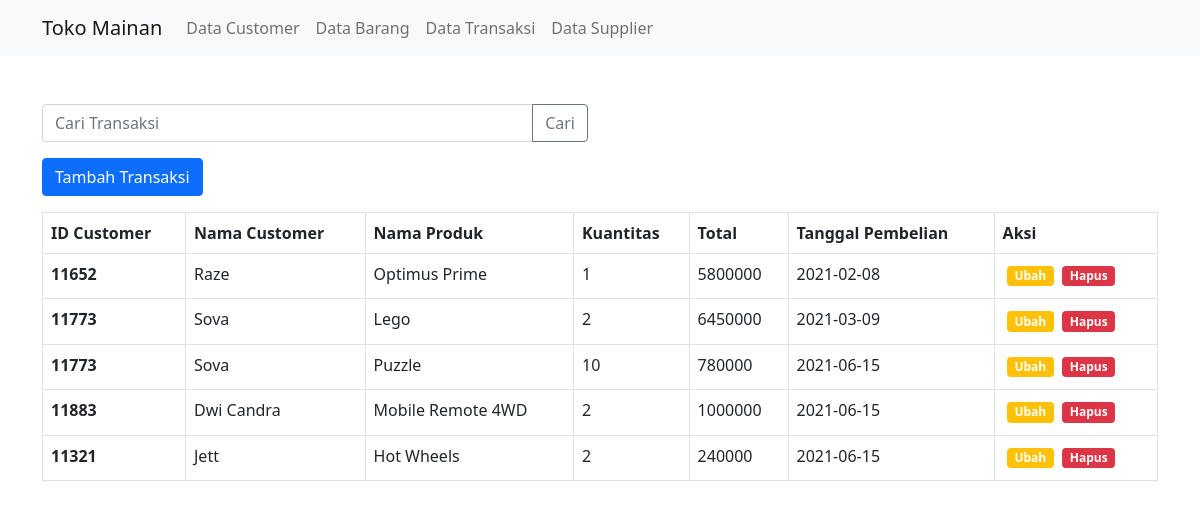
The page /public/Transaksi on the database its author committed.
### tables this page shows
CREATE TABLE `tbl_product` (
  `id` int(10) NOT NULL,
  `prod_name` varchar(50) NOT NULL,
  `supplier_id` int(10) NOT NULL,
  `unit_price` int(10) NOT NULL,
  `package` int(10) NOT NULL
);

CREATE TABLE `tbl_customer` (
  `id` int(10) NOT NULL,
  `name` varchar(20) NOT NULL,
  `city` varchar(20) NOT NULL,
  `country` varchar(20) NOT NULL,
  `phone` varchar(20) NOT NULL
);

CREATE TABLE `tbl_orderitem` (
  `id` int(10) NOT NULL,
  `ord_id` int(10) NOT NULL,
  `prod_id` int(10) NOT NULL,
  `quantity` int(10) NOT NULL
);

CREATE TABLE `tbl_order` (
  `id` int(20) NOT NULL,
  `ord_date` date NOT NULL,
  `cus_id` int(10) NOT NULL,
  `total_amount` int(10) NOT NULL
);

### app/core/Controller.php (called while the page is built, shortened)
<?php
class Controller{
    public function view($view,$data=[]){
        require_once '../app/views/'.$view.'.php';
    }
    public function model($model){
        return new $model;
    }
}

### app/controllers/Transaksi.php (called while the page is built, shortened)
<?php
class Transaksi extends Controller
{
    public function index()
    {
        $data['title'] = 'Transaksi';
        $data['produk'] = $this->model("ModelTransaksi")->getAllProduct();
        $data['cs'] = $this->model("ModelCustomer")->getAllCustomer();
        $data['transaksi'] = $this->model("ModelTransaksi")->getAllTransaksi();
        $this->view('transaksi/index', $data);
    }
}

### app/core/App.php (called while the page is built, shortened)
<?php
class App
{
    protected $method = 'index';
    protected $params = [];
    public function __construct()
    {
        $this->controller = new $this->controller;
        call_user_func_array([$this->controller, $this->method], $this->params);
    }
}

### public/index.php (called while the page is built, shortened)
<?php
$app = new App;

### app/core/Database.php (called while the page is built, shortened)
<?php
class Database
{
    private $host = DB_HOST;
    private $user = DB_USER;
    private $pass = DB_PASS;
    private $db_name = DB_NAME;
    private $dbh;
    private $stmt;
    public function __construct()
    {
        $dsn = "mysql:host=$this->host;dbname=$this->db_name";
        $option = [
            PDO::ATTR_PERSISTENT => true,
            PDO::ATTR_ERRMODE => PDO::ERRMODE_EXCEPTION
        ];
        try {
            $this->dbh = new PDO($dsn, $this->user, $this->pass,$option);
        } catch (PDOException $e) {
            die($e->getMessage());
        }
    }
    public function query($query){
        $this->stmt = $this->dbh->prepare($query);
    }
    public function execute(){
        $this->stmt->execute();
    }
    public function resultSet(){
        $this->execute();
        return $this->stmt->fetchAll(PDO::FETCH_ASSOC);
    }
}

### app/models/ModelTransaksi.php (called while the page is built, shortened)
<?php
class ModelTransaksi
{
    private $db;
    public function __construct()
    {
        $this->db = new Database;
    }
    public function getAllProduct()
    {
        $query = "SELECT * FROM tbl_product";
        $this->db->query($query);
        return $this->db->resultSet();
    }
    public function getAllTransaksi(){
        $query = "SELECT tbl_order.id as id_order, tbl_customer.id as id_cs, tbl_customer.name as name_cs, tbl_product.prod_name as name_prdk, tbl_orderitem.quantity as qty, tbl_order.total_amount as total , tbl_order.ord_date as ord_date FROM tbl_product JOIN tbl_orderitem on tbl_orderitem.prod_id=tbl_product.id JOIN tbl_order ON tbl_order.id=tbl_orderitem.ord_id JOIN tbl_customer ON tbl_customer.id=tbl_order.cus_id";
        $this->db->query($query);
        return $this->db->resultSet();
    }
}

### app/views/transaksi/index.php (the view, shortened to what this page needs)
<div class="container mt-5">
    <div class="row mb-3">
        <div class="col-lg-6">
            <form action="<?= BASEURL; ?>Transaksi/search" method="POST">
                <div class="input-group">
                    <input type="text" class="form-control" placeholder="Cari Transaksi" name="keyword" id="keyword" autocomplete="off">
                    <button class="btn btn-outline-secondary" type="submit" id="tombolcari">Cari</button>
                </div>
            </form>
        </div>
    </div>
    <div class="row mb-3">
        <div class="col-lg-6">
            <button type="button" class="btn btn-primary tambahData" data-bs-toggle="modal" data-bs-target="#formModal">
                Tambah Transaksi
            </button>
        </div>
    </div>
    <table class="table table-bordered mb-5">
        <thead>
            <tr>
                <th scope="col">ID Customer</th>
                <th scope="col">Nama Customer</th>
                <th scope="col">Nama Produk</th>
                <th scope="col">Kuantitas</th>
                <th scope="col">Total</th>
                <th scope="col">Tanggal Pembelian</th>
                <th scope="col">Aksi</th>
            </tr>
        </thead>
        <tbody>
            <?php
            foreach ($data['transaksi'] as $cs) :
            ?>
                <tr>
                    <th scope="row"><?= $cs['id_cs']; ?></th>
                    <td><?= $cs['name_cs']; ?></td>
                    <td><?= $cs['name_prdk']; ?></td>
                    <td><?= $cs['qty']; ?></td>
                    <td><?= $cs['total']; ?></td>
                    <td><?= $cs['ord_date']; ?></td>
                    <td>
                        <a href="<?= BASEURL; ?>Transaksi/update/<?= $cs['id_order']; ?>" class="badge bg-warning float-start m-lg-1 tampilModalUpdate" data-bs-toggle="modal" data-bs-target="#formModal" data-id="<?= $cs['id_order'] ?>" style="text-decoration: none;">Ubah</a>
                        <a href="<?= BASEURL; ?>Transaksi/delete/<?= $cs['id_order']; ?>" class="badge bg-danger float-start m-lg-1" style="text-decoration: none;" onclick="return confirm('Ingin dihapus ?');">Hapus</a>
                    </td>
                </tr>
            <?php endforeach ?>
        </tbody>
    </table>
</div>

### rows shown on the page
tbl_product: tbl_customer.id "11652", tbl_customer.name "Raze", prod_name "Optimus Prime", tbl_orderitem.quantity "1", tbl_order.total_amount "5800000", tbl_order.ord_date "2021-02-08"
tbl_product: tbl_customer.id "11773", tbl_customer.name "Sova", prod_name "Lego", tbl_orderitem.quantity "2", tbl_order.total_amount "6450000", tbl_order.ord_date "2021-03-09"
tbl_product: tbl_customer.id "11773", tbl_customer.name "Sova", prod_name "Puzzle", tbl_orderitem.quantity "10", tbl_order.total_amount "780000", tbl_order.ord_date "2021-06-15"
tbl_product: tbl_customer.id "11883", tbl_customer.name "Dwi Candra", prod_name "Mobile Remote 4WD", tbl_orderitem.quantity "2", tbl_order.total_amount "1000000", tbl_order.ord_date "2021-06-15"
tbl_product: tbl_customer.id "11321", tbl_customer.name "Jett", prod_name "Hot Wheels", tbl_orderitem.quantity "2", tbl_order.total_amount "240000", tbl_order.ord_date "2021-06-15"
